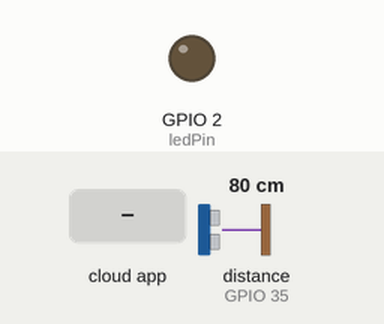
This sketch was run on a simulated ESP32. On the bench: output pins drawn as LEDs (lit = HIGH). Wiring (inferred from the names in the program): ultrasonic range finder: trigger GPIO 32; echo GPIO 35. The test bench sets the inputs (shaded band); at power-on: distance to the obstacle (sensor on GPIO 35) 80 cm. The echo pulse lasts 58.3 µs per cm; WiFi joins after 1.5 s; servers stay silent unless stated; the Firebase database answers and starts empty; pins used as bus, display or sensor lines are not drawn; what the sketch prints to the serial monitor is not drawn.

Above: at 2.7 s.
2.8 s: the phone or cloud app sets shutdown to 1
At 4.6 s:
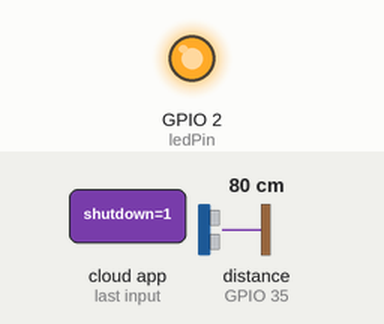
8.1 s: the phone or cloud app sets shutdown to 0
At 10.2 s:
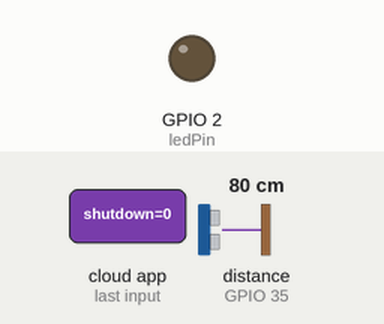
Timing chart, 0 to 11.7 s (numbered marks = the images above; inputs shaded):
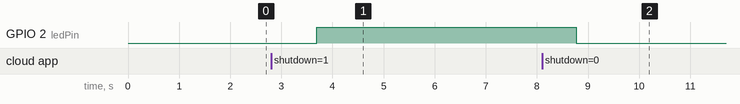

The sketch:

ESP32_Firebase_Disppenser.ino
```cpp
//Simplest way to use firebase realtime database for display /control fron anyware your sensors / things over internet (IOT)
// Backend is oogle firebase Realime Databas and front end is web page hosted in my gethub account
#include <WiFi.h>
#include <Firebase_ESP_Client.h>

/* 1. Define the WiFi credentials */
#define WIFI_SSID "Rayyaan Ahmed"
#define WIFI_PASSWORD "ee2000arqam"

/* 2. Define the API Key */
#define API_KEY "AIzaSyBxI0n-LPaAn8dAW--RLWpczN6a01W9DKE"

/* 3. Define the RTDB URL */
#define DATABASE_URL "https://seven-star-ent-default-rtdb.asia-southeast1.firebasedatabase.app/"

/* 4. Define the user Email and password that alreadey registerd or added in your project */
#define USER_EMAIL "shaukathayat860@gmail.com"
#define USER_PASSWORD "Maverick860"

// Define Firebase Data object
FirebaseData fbdo;
FirebaseAuth auth;
FirebaseConfig config;

unsigned long sendDataPrevMillis = 0;

const int ledPin = 2;
const int Trig = 32;
const int echo = 35;
float flevel;
float ftemp,fhumidity;
void setup()
{
  pinMode(ledPin, OUTPUT);
  pinMode(Trig,OUTPUT);
  pinMode(echo,INPUT);

  digitalWrite(ledPin, LOW);

  Serial.begin(9600);
  WiFi.begin(WIFI_SSID, WIFI_PASSWORD);

  Serial.print("Connecting to Wi-Fi");
  while (WiFi.status() != WL_CONNECTED)
  {
    Serial.print(".");
    delay(300);
  }
  Serial.println();
  Serial.print("Connected with IP: ");
  Serial.println(WiFi.localIP());
  Serial.println();

  /* Assign the api key (required) */
  config.api_key = API_KEY;

  /* Assign the user sign in credentials */
  auth.user.email = USER_EMAIL;
  auth.user.password = USER_PASSWORD;

  /* Assign the RTDB URL (required) */
  config.database_url = DATABASE_URL;

  // Comment or pass false value when WiFi reconnection will control by your code or third party library e.g. WiFiManager
  Firebase.reconnectNetwork(true);

  // Since v4.4.x, BearSSL engine was used, the SSL buffer need to be set.
  // Large data transmission may require larger RX buffer, otherwise connection issue or data read time out can be occurred.
  fbdo.setBSSLBufferSize(4096 /* Rx buffer size in bytes from 512 - 16384 */, 1024 /* Tx buffer size in bytes from 512 - 16384 */);

  // Limit the size of response payload to be collected in FirebaseData
  fbdo.setResponseSize(2048);

  Firebase.begin(&config, &auth);

  Firebase.setDoubleDigits(5);

  config.timeout.serverResponse = 10 * 1000;
}
float Measure_Distance(){
  //Measure Distance with Ultrasonic Sensor
  digitalWrite(Trig,LOW);
  delayMicroseconds(2);
  digitalWrite(Trig,HIGH);
  //Give trigger pulse of 10uS
  delayMicroseconds(10);
  digitalWrite(Trig,LOW);
  //Measure the Tx/Rx time of echo pulse
  long Duration = pulseIn(echo,HIGH);
  float Distance = Duration * 0.0343 / 2;
  return Distance;
}
void loop()
{
  flevel = Measure_Distance();
  Serial.print("flevel");
  Serial.print(flevel);
  Serial.println(" Gal");
  ftemp = 20.50;
  fhumidity = 82.55;

  // Firebase.ready() should be called repeatedly to handle authentication tasks.
  if (Firebase.ready() && (millis() - sendDataPrevMillis > 1000 || sendDataPrevMillis == 0))
  {
    sendDataPrevMillis = millis();

  int State;
   if(Firebase.RTDB.getInt(&fbdo, "/FuelTank/shutdown", &State)){
    digitalWrite(ledPin, State);
   }else{
    Serial.println(fbdo.errorReason().c_str());
   }
    Firebase.RTDB.setFloat(&fbdo,"/FuelTank/Temp",ftemp);
    Firebase.RTDB.setFloat(&fbdo,"/FuelTank/Humidity",fhumidity);
    Firebase.RTDB.setFloat(&fbdo,"/FuelTank/Level",flevel);
  }

}
```

Measured:
- after the input at 2.8 s, GPIO 2 (ledPin): LOW → HIGH after 0.89 s
- after the input at 8.1 s, GPIO 2 (ledPin): HIGH → LOW after 0.67 s
